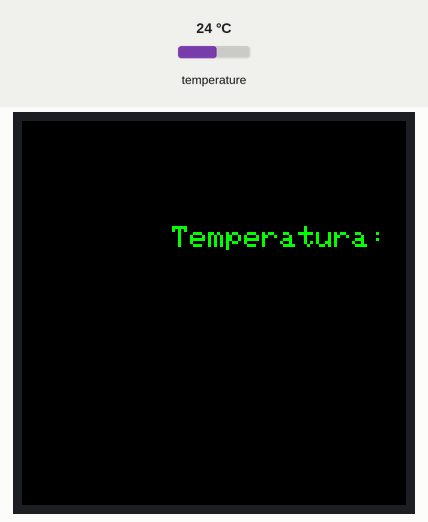
A program run on a simulated Arduino Uno, built with avr-gcc and run on an emulated ATmega328P. On the bench: 128×128 colour display. Inputs (shaded band) come from the test bench; at power-on: temperature 24 °C.

Above: at 1.3 s.
At 2.3 s:
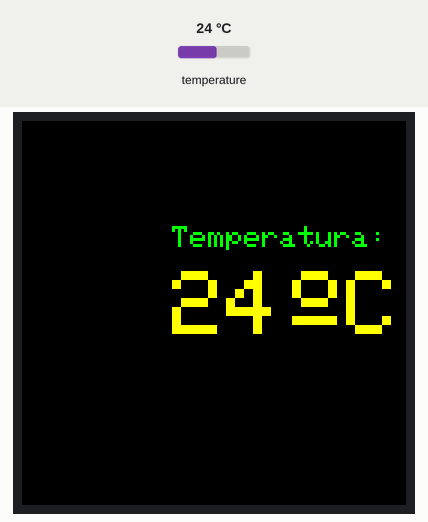
2.4 s: temperature set to 12 °C
At 5.3 s:
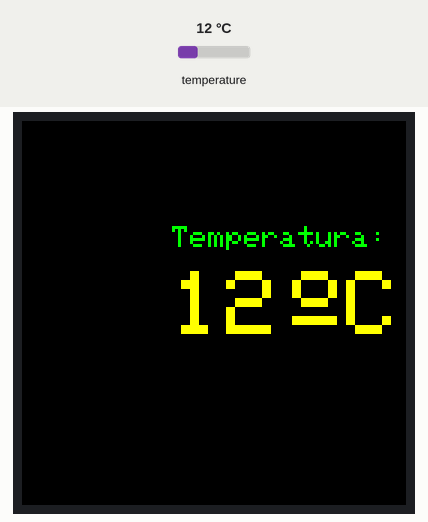
9.9 s: temperature set to 19 °C
At 10.7 s:
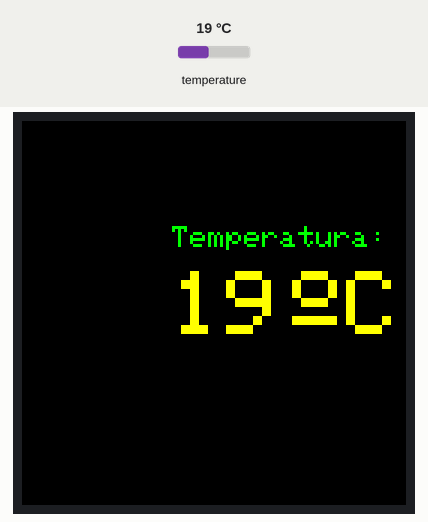
13.8 s: temperature set to 28 °C
At 16.2 s:
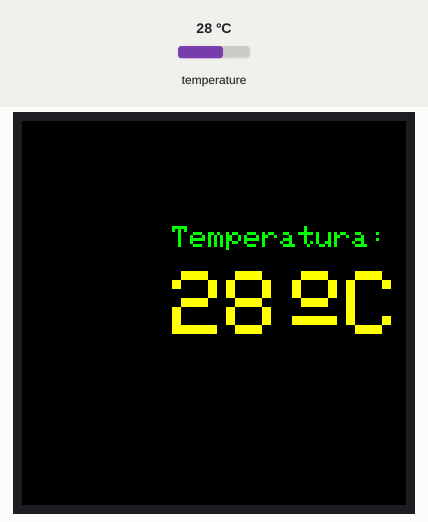
Timing chart, 0 to 17.7 s (numbered marks = the images above; inputs shaded):
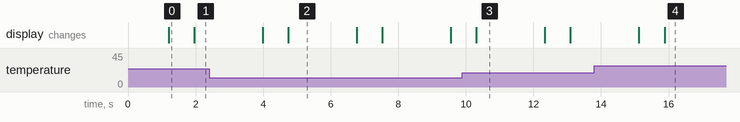

Measured:
- after the input at 2.4 s, the display: first differs from a run without the input after 2.3 s (image 2)
- after the input at 9.9 s, the display: changes after 0.41 s (image 3)
- after the input at 13.8 s, the display: first differs from a run without the input after 2.1 s (image 4)
- what the display in image 0 shows lasts 0.8 s, from 1.2 s to 2.0 s
- what the display in image 2 shows lasts 2.1 s, from 4.7 s to 6.8 s

The program:

main.cpp
```cpp
#include <Arduino.h>
#include <Adafruit_GFX.h>
#include <DS18B20.h>
#include <TFT_ILI9163C.h>
#include <Wire.h>
#include <OneWire.h>
#include <DallasTemperature.h>
#include <math.h>
#define ONE_WIRE_BUS A2
#define YELLOW  0xFFE0
#define	GREEN   0x07E0

using namespace std;
float a1;


float zaokraglij(float a)  {
    return round(a*100)/100;
}


TFT_ILI9163C display = TFT_ILI9163C(10,9);


OneWire oneWire(ONE_WIRE_BUS);

// Pass our oneWire reference to Dallas Temperature.
DallasTemperature sensors(&oneWire);

// Definicja wejść wyświetlacza ciekłokrystalicznego


void setup(void)
{
  // Inicjacja czujnika
sensors.begin();
  // Inicjacja wyświetlacza
display.begin();
display.clearScreen();
delay(1000);
}

void loop(void)
{
display.clearScreen();
display.setTextSize(2);
display.setCursor(50, 35);
display.setTextSize(1);
display.setTextColor(GREEN);
display.print("Temperatura:");
display.setTextSize(3);
display.setCursor(50, 50);
sensors.requestTemperatures();
display.setTextColor(YELLOW);
display.print(zaokraglij(sensors.getTempCByIndex(0)),0);
display.setCursor(90, 50);
display.cp437(true);
display.write(167);
display.setTextSize(3);
display.print("C");
delay(2000);
}
```
